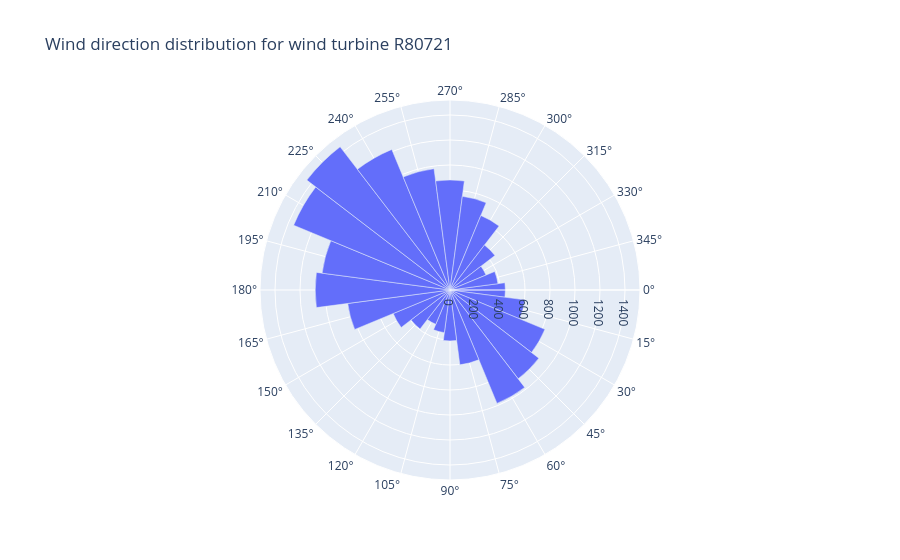

The code cell stored with this chart in its notebook:
### Code cell
# Rose des vents pour l'éolienne R80721
wind_turbine = "R80721"
bucket_size = 15
angles = list(range(0, 360, bucket_size))

bucket_counts = (
    pl.DataFrame({"bucket_center": angles})
    .join(
        df.filter(
            (pl.col("turbine_name") == wind_turbine)
            & pl.col("wind_direction").is_not_null()
        )
        .with_columns(
            bucket_center=((pl.col("wind_direction") + bucket_size / 2) % 360).cast(
                pl.Int16
            )
        )
        .group_by("bucket_center")
        .agg(pl.len().alias("count")),
        on="bucket_center",
        how="left",
    )
    .with_columns(pl.col("count").fill_null(0))
)

fig = px.bar_polar(
    bucket_counts,
    r="count",
    theta="bucket_center",
    title=f"Wind direction distribution for wind turbine {wind_turbine}",
)
fig.update_traces(width=bucket_size)
fig.update_layout(
    polar_angularaxis=dict(
        tickmode="array",
        tickvals=angles,
        ticktext=[f"{angle}°" for angle in angles],
        direction="clockwise",
        rotation=0,
    )
)
fig

### Figure 1 — Plotly figure (JSON) as saved in the notebook; plotly's stock layout.template omitted (floating-point values rounded to 4 significant figures)
{"data": [{"hovertemplate": "count=%{r}<br>bucket_center=%{theta}<extra></extra>", "legendgroup": "", "marker": {"color": "#636efa", "pattern": {"shape": ""}}, "name": "", "r": [443, 604, 822, 896, 982, 604, 407, 344, 297, 393, 492, 825, 1078, 1032, 1354, 1444, 1217, 979, 880, 756, 645, 453, 312, 387], "showlegend": false, "subplot": "polar", "theta": [0, 15, 30, 45, 60, 75, 90, 105, 120, 135, 150, 165, 180, 195, 210, 225, 240, 255, 270, 285, 300, 315, 330, 345], "type": "barpolar", "width": 15}], "layout": {"barmode": "relative", "legend": {"tracegroupgap": 0}, "polar": {"angularaxis": {"direction": "clockwise", "rotation": 0, "tickmode": "array", "ticktext": ["0°", "15°", "30°", "45°", "60°", "75°", "90°", "105°", "120°", "135°", "150°", "165°", "180°", "195°", "210°", "225°", "240°", "255°", "270°", "285°", "300°", "315°", "330°", "345°"], "tickvals": [0, 15, 30, 45, 60, 75, 90, 105, 120, 135, 150, 165, 180, 195, 210, 225, 240, 255, 270, 285, 300, 315, 330, 345]}, "domain": {"x": [0, 1], "y": [0, 1]}}, "title": {"text": "Wind direction distribution for wind turbine R80721"}}}
